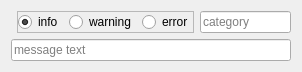
<?xml version="1.0" encoding="UTF-8"?>
<ui version="4.0">
 <class>CStatusMessageFilterBar</class>
 <widget class="QFrame" name="CStatusMessageFilterBar">
  <property name="geometry">
   <rect>
    <x>0</x>
    <y>0</y>
    <width>302</width>
    <height>68</height>
   </rect>
  </property>
  <property name="windowTitle">
   <string>Status message filter</string>
  </property>
  <layout class="QGridLayout" name="gl_StatusMessageFilter">
   <item row="0" column="1">
    <widget class="QFrame" name="fr_Severity">
     <property name="frameShape">
      <enum>QFrame::StyledPanel</enum>
     </property>
     <property name="frameShadow">
      <enum>QFrame::Raised</enum>
     </property>
     <layout class="QHBoxLayout" name="hl_Severity">
      <property name="leftMargin">
       <number>0</number>
      </property>
      <property name="topMargin">
       <number>0</number>
      </property>
      <property name="rightMargin">
       <number>0</number>
      </property>
      <property name="bottomMargin">
       <number>0</number>
      </property>
      <item>
       <widget class="QRadioButton" name="rb_Info">
        <property name="text">
         <string>info</string>
        </property>
        <property name="checked">
         <bool>true</bool>
        </property>
       </widget>
      </item>
      <item>
       <widget class="QRadioButton" name="rb_Warning">
        <property name="text">
         <string>warning</string>
        </property>
       </widget>
      </item>
      <item>
       <widget class="QRadioButton" name="rb_Error">
        <property name="text">
         <string>error</string>
        </property>
       </widget>
      </item>
     </layout>
    </widget>
   </item>
   <item row="0" column="0">
    <widget class="BlackGui::Filters::CFilterBarButtons" name="filter_Buttons"/>
   </item>
   <item row="0" column="2">
    <widget class="QLineEdit" name="le_Category">
     <property name="placeholderText">
      <string>category</string>
     </property>
    </widget>
   </item>
   <item row="1" column="0" colspan="3">
    <widget class="QLineEdit" name="le_MessageText">
     <property name="placeholderText">
      <string>message text</string>
     </property>
    </widget>
   </item>
  </layout>
 </widget>
 <customwidgets>
  <customwidget>
   <class>BlackGui::Filters::CFilterBarButtons</class>
   <extends>QFrame</extends>
   <header>blackgui/filters/filterbarbuttons.h</header>
   <container>1</container>
  </customwidget>
 </customwidgets>
 <resources/>
 <connections/>
</ui>
